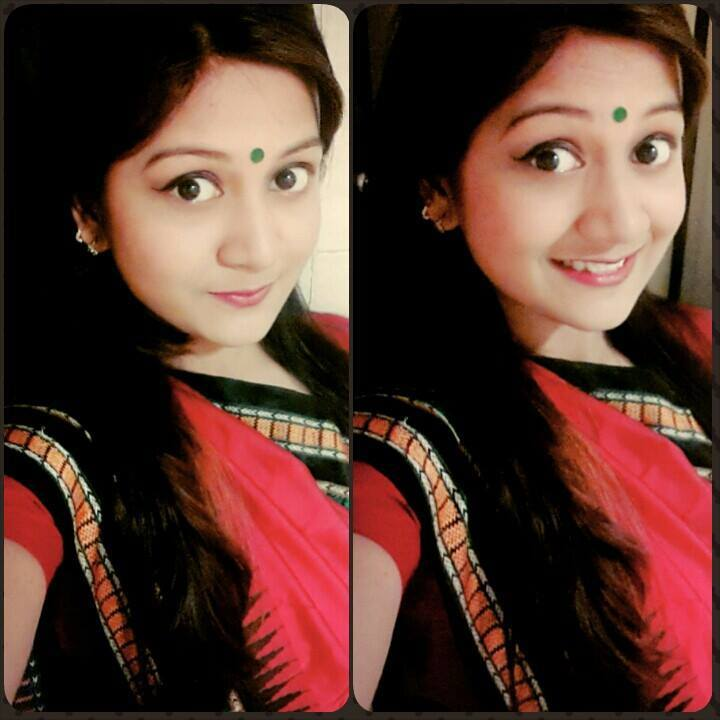
#> input picture Pillow/paranty.jpg, 720 x 720 px
$ python Main.py
#> lines starting #> are read from the running program, lines starting #| are printed output that depends on the picture
from PIL import Image
peya=Image.open("paranty.jpg")
#> peya is the input picture: PIL image 720x720 RGB; mean R, G, B 88.7, 55.3, 46.5
Abeer=Image.open("pranti.jpg")
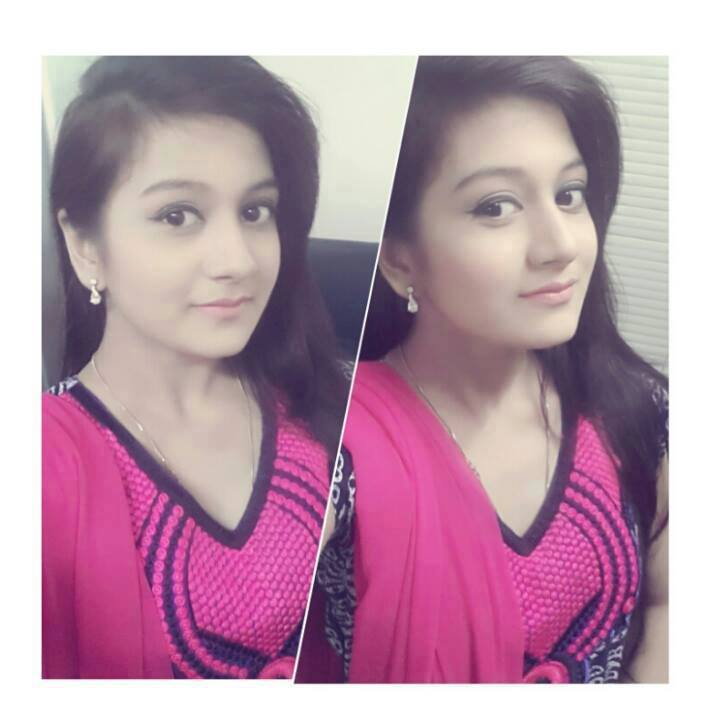
#> input picture Pillow/pranti.jpg, 720 x 720 px
#> Abeer is the input picture: PIL image 720x720 RGB; mean R, G, B 186.1, 151.2, 169.9
Hot_lady =Image.open("Peya.jpg")
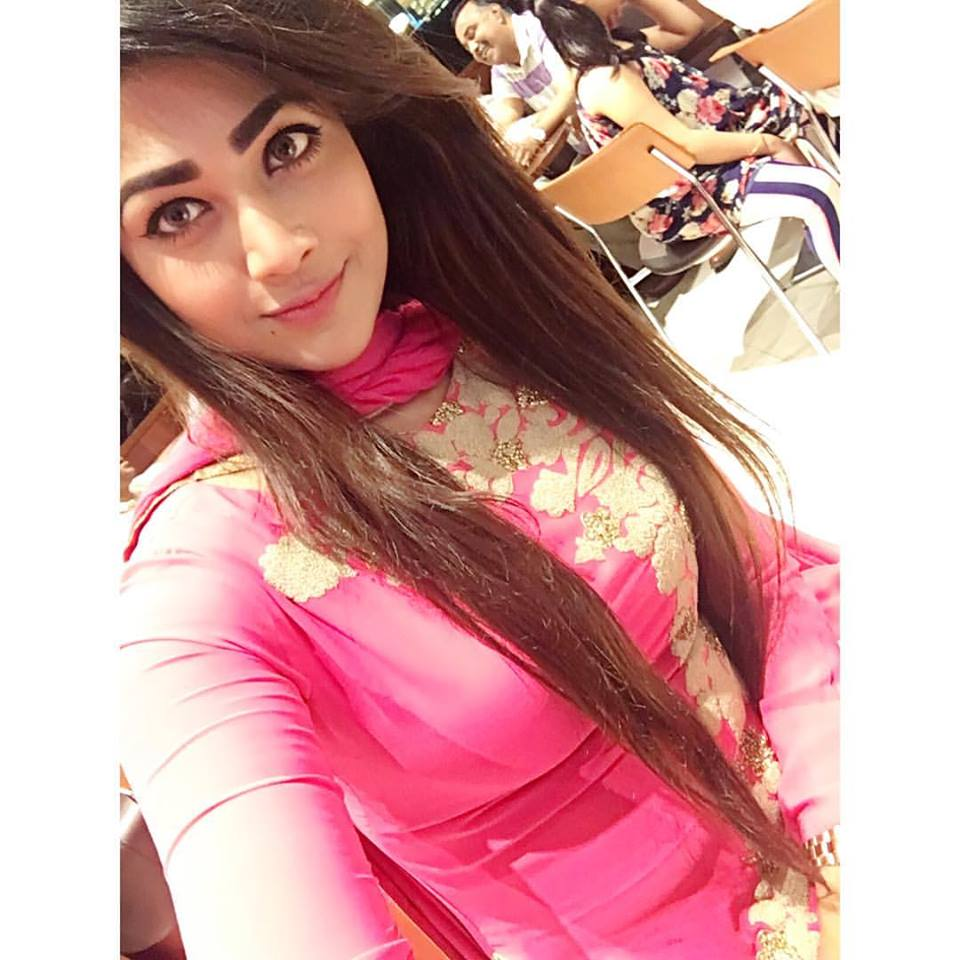
#> input picture Pillow/Peya.jpg, 960 x 960 px
#> Hot_lady is the input picture: PIL image 960x960 RGB; mean R, G, B 206.7, 156.1, 156.1
Cool_boy =Image.open("Abeer.jpg")
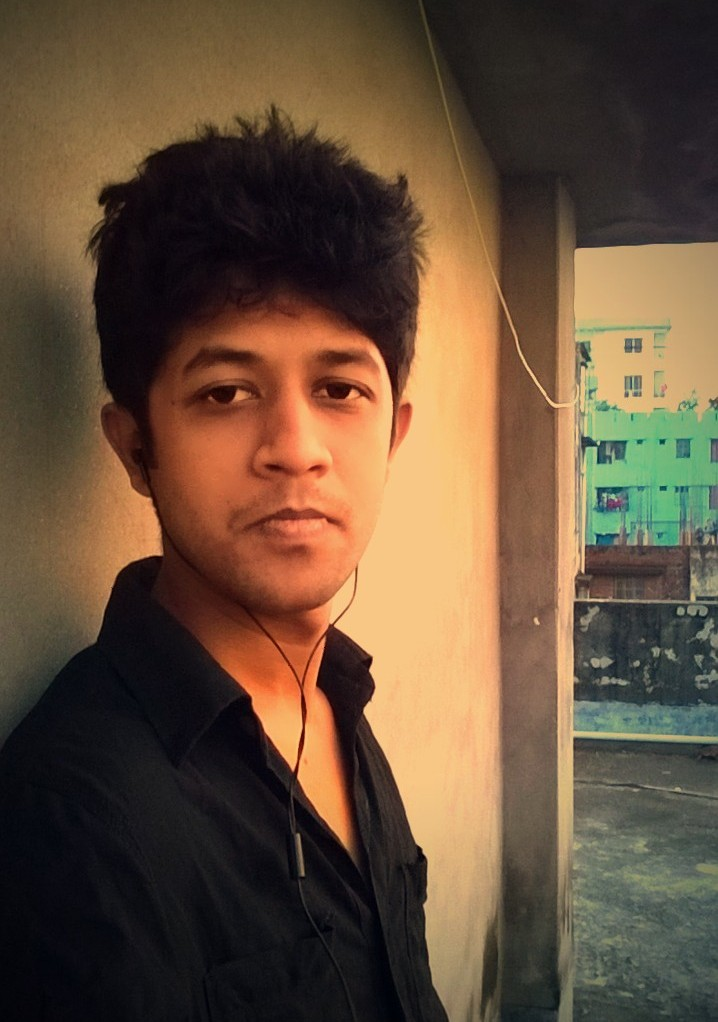
#> input picture Pillow/Abeer.jpg, 718 x 1022 px
#> Cool_boy is the input picture: PIL image 718x1022 RGB; mean R, G, B 101.9, 79.9, 59.1
My_girl =Hot_lady.resize((200,200))
My_boy=Cool_boy.resize((400,400))
area=(100,100,300,300)
Flip_boy=Cool_boy.transpose(Image.FLIP_LEFT_RIGHT)
Spin_boy=Cool_boy.transpose(Image.ROTATE_90)
"""My_boy.paste(My_girl,area)"""
My_boy.show()
Flip_boy.show()
Spin_boy.show()
My_boy.show()
r1,g1,b1=peya.split()
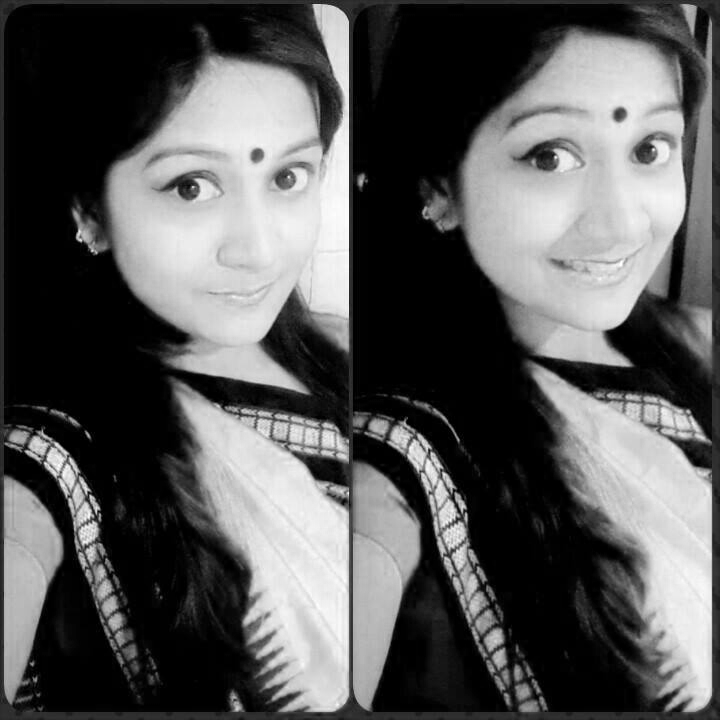
#> r1: PIL image 720x720 L; min 0, max 255, mean 88.7
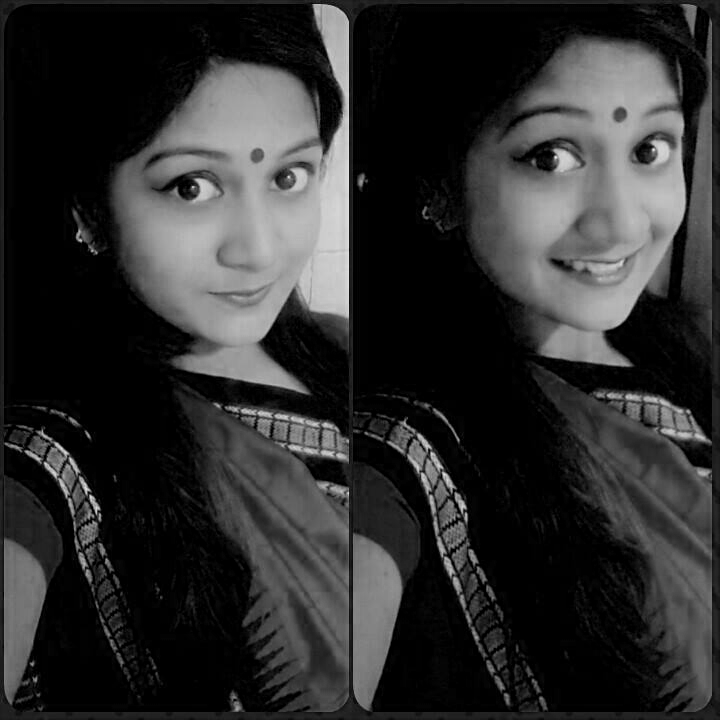
#> b1: PIL image 720x720 L; min 0, max 235, mean 46.5
r2,g2,b2=Abeer.split()
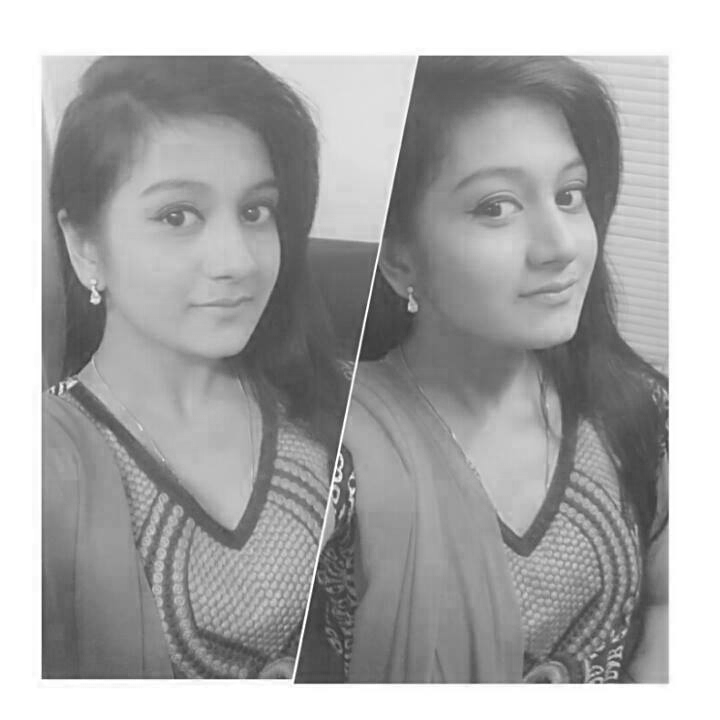
#> b2: PIL image 720x720 L; min 50, max 255, mean 169.9
new_image=Image.merge("RGB",(r1,g2,b2))
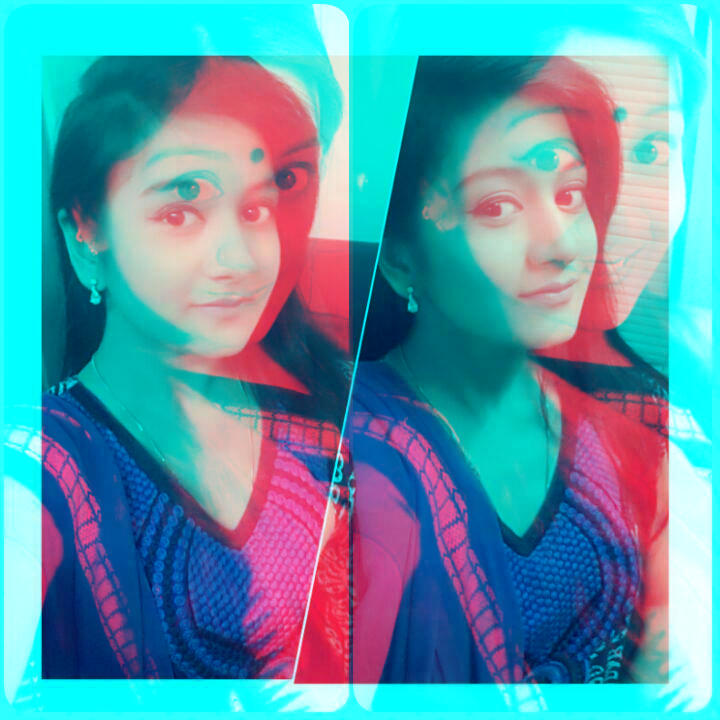
#> new_image: PIL image 720x720 RGB; mean R, G, B 88.7, 151.2, 169.9
new_image.show()
